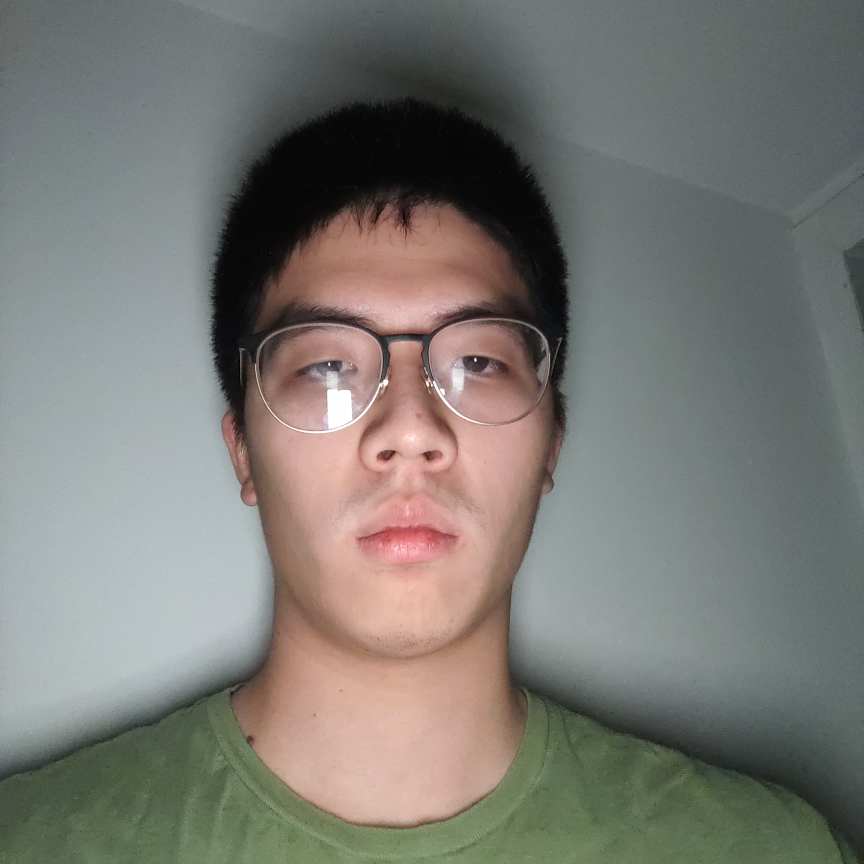
#> input picture team_pictures/HananLi/me_10.jpg, 3456 x 3456 px, found by its file name (shown at 1/4 size); its folder holds only this picture in this run
$ python only_get_masks.py
#> lines starting #> are read from the running program, lines starting #| are printed output that depends on the picture
import os
import shutil
from pathlib import Path
from PIL import Image

base_path = "C:\\Users\\david\\Documents\\masked-face-recognition"
masked_path = os.path.join(base_path, "AFDB_masked_face_dataset")
nonmasked_path = os.path.join(base_path, "AFDB_face_dataset")
mixed_path = os.path.join(base_path, "team_pictures")
# [14 lines of commented-out code are left out]


mixed_entries = os.listdir(mixed_path)
for entry in mixed_entries:
    src = os.path.join(mixed_path, entry)
    for entry in os.listdir(src):
        img_path = os.path.join(src, entry)
        if entry == ".DS_Store":
            os.remove(img_path)
        else:
            img = Image.open(img_path)
#> img is the input picture: PIL image 3456x3456 RGB; mean R, G, B 122.2, 121.1, 115.4
            img = img.resize((160,160))
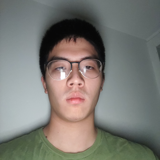
#> img: PIL image 160x160 RGB; mean R, G, B 122.2, 121.1, 115.4
            img.save(img_path)
#> pass 2 of the loop `for entry in mixed_entries:`:
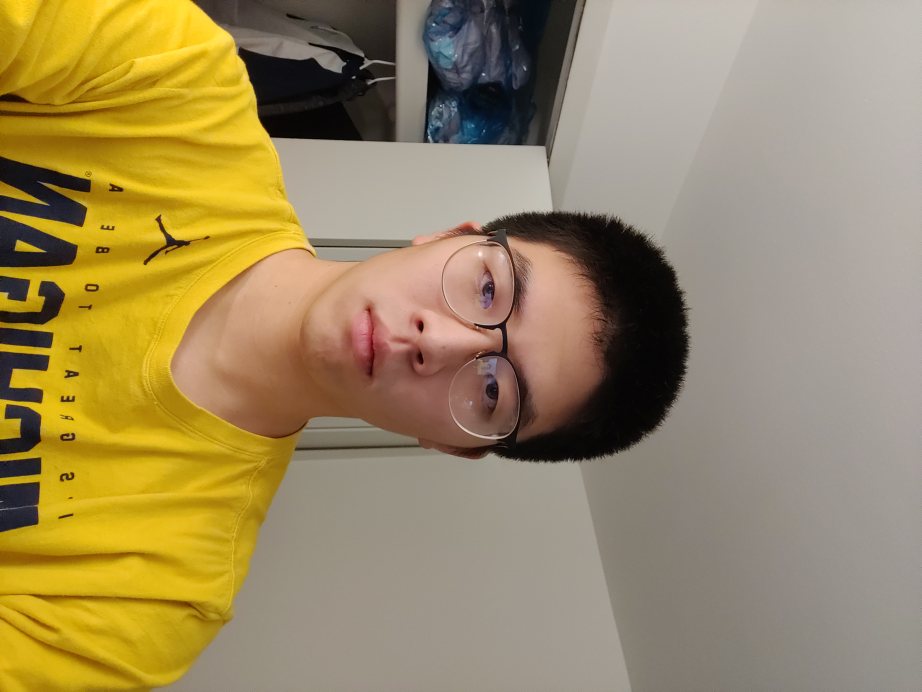
#> input picture team_pictures/hanan_pics/me_2.jpg, 4608 x 3456 px, found by its file name (shown at 1/5 size)
#> img is the input picture: PIL image 4608x3456 RGB; mean R, G, B 155.9, 137.8, 96.6
#> `img = img.resize((160,160))`:
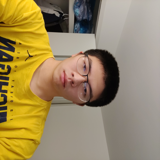
#> img: PIL image 160x160 RGB; mean R, G, B 155.9, 137.8, 96.6
